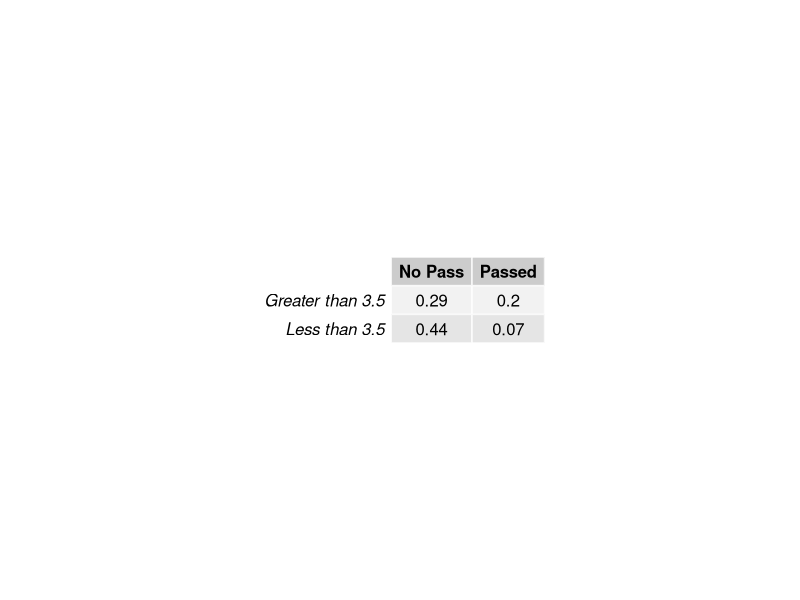
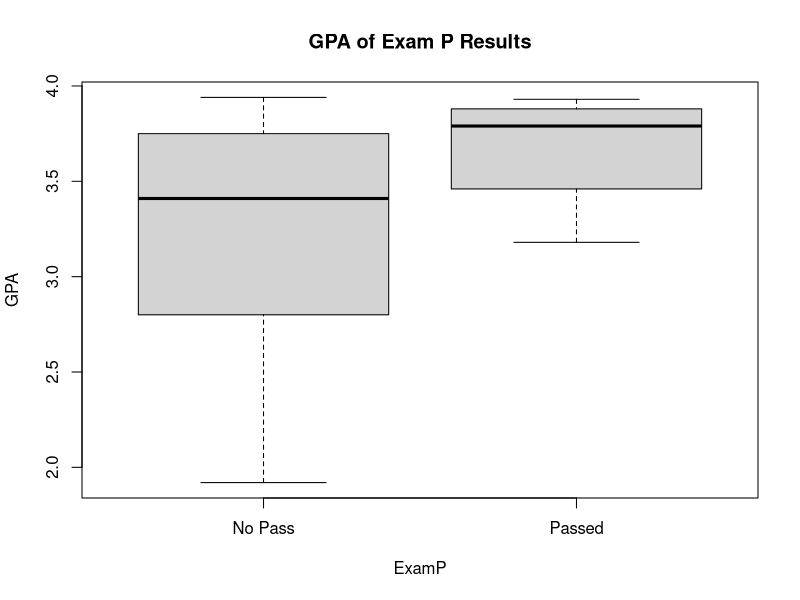
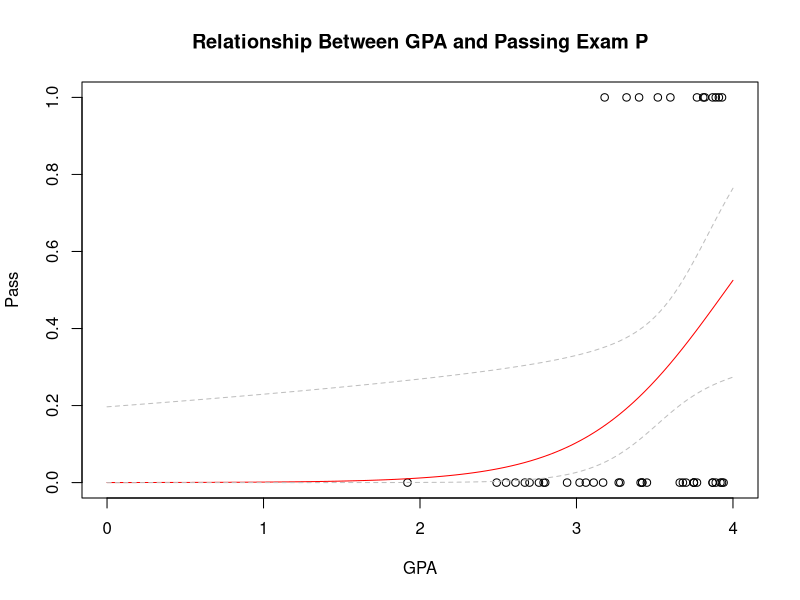

The R script that drew these images, in order:
#Exam P Analysis

#Data

ExamP <- read.csv(header = TRUE, text = '
Student,ExamP,GPA
2,No Pass,3.42
3,No Pass,3.93
4,No Pass,3.41
5,No Pass,3.75
6,Passed,3.18
7,No Pass,2.76
8,No Pass,3.68
9,No Pass,3.11
10,Passed,3.77
11,No Pass,3.06
12,No Pass,3.89
13,No Pass,3.28
14,Passed,3.82
15,No Pass,2.8
16,No Pass,3.45
17,No Pass,3.75
18,No Pass,3.7
19,No Pass,2.61
20,No Pass,3.17
21,Passed,3.93
22,No Pass,2.94
23,No Pass,2.49
24,No Pass,3.77
25,No Pass,2.7
26,Passed,3.4
27,No Pass,3.87
28,No Pass,2.55
29,Passed,3.81
30,No Pass,1.92
31,No Pass,2.79
32,No Pass,3.42
33,Passed,3.91
34,No Pass,3.94
35,Passed,3.6
36,Passed,3.89
37,No Pass,3.66
38,No Pass,3.02
39,Passed,3.87
40,No Pass,3.92
41,No Pass,3.27
42,Passed,3.32
43,Passed,3.52
44,No Pass,3.75
45,No Pass,3.87
46,No Pass,2.67
')

#EDA
ExamP$low <- ExamP$GPA <= 3.5
ExamP$low[ExamP$low] = "Less than 3.5"
ExamP$low[ExamP$low == FALSE] = "Greater than 3.5"
library(gridExtra)
grid.table(round(t(prop.table(table(ExamP$ExamP, ExamP$low))),2))
boxplot(GPA ~ ExamP, data = ExamP, main = "GPA of Exam P Results")

t(prop.table(table(ExamP$ExamP, ExamP$low)))
#Dr. Grimshaw's table
prop.table(table(ExamP$GPA >= 3.5, ExamP$ExamP),margin = 1)

# response variable

ExamP$Pass <- ifelse(ExamP$ExamP == "Passed",1,0)

#Logistic Regression Model
# log(P(pass|GPA) / P(notpass|GPA)) = beta0 + beta1GPA

out.examp <- glm(Pass~GPA, data = ExamP, family = "binomial")
summary(out.examp)

#For a one unit increase in GPA, we estimate the expected log odds of passing increases by 2.256

#Better for non statisticians
#For a one unit increase (for example moving from a B to an A) we estimate the odds of passing increases 9.54 times. (exp2.256)

#Does GPA have a statistically significant effect on passing?
#Test Ho: B1 = 0
#We use a Z test, because it is normally distributed.
#Also use a Likelihood Ratio Test, but we don't have Sigma, so we will use CHI square test.
#95% CI on B1

#Summary gives Z values

#Formal Conclusion
#We reject Ho: B1 = 0 in favor of Ha: B1 != 0 at ALPHA = 0.05

#Informal Conclusion
#GPA has a statistically significant effect on passing (p value = 0.0329)

#LRT or X^2 test of Ho: Beta1 = 0

reduced.examp <- glm(Pass~+1, data = ExamP, family = "binomial")
anova(reduced.examp, out.examp, test = "Chisq")

##Informal Conclusion
#GPA has a statistically significant effect on passing (p value = 0.01055)

#95% CI on B1 (log odds)
confint(out.examp)

#95% CI on odds (exp(beta1))
exp(confint(out.examp))[-1,]

#For a one unit increase (for example moving from a B to an A) we estimate the odds of passing increases 9.54 times.
# 95% CI 1.6, 111.8 (needs to be compared to e(0) not just zero. Confindence interval is still good but watch for that)

#Predict Probability of passing for students with GPA 3.25 and 3.85
predict(out.examp, newdata=data.frame(GPA = c(3.25,3.85)),type="response")

#Create a graphic of the logistic regression model that uses GPA to model passing
#Exam P. The graphic must include the data, the estimated logistic regression
#model, and the 95% confidence interval for P[Pass Exam P | GPA = x].

#data
plot(Pass~GPA , data = ExamP, xlim = c(0,4), main = "Relationship Between GPA and Passing Exam P")

#predictive probability
xstar <- seq(0,4,length=100)
phat <- predict(out.examp, newdata = data.frame(GPA = xstar), type = "response")
lines(xstar, phat, col = 'red')

#Confidence Bands
logit.hat <- predict(out.examp, newdata = data.frame(GPA = xstar), type = "link", se.fit = TRUE)
logit.L <- logit.hat$fit - 1.96 * logit.hat$se.fit
logit.U <- logit.hat$fit + 1.96 * logit.hat$se.fit
phat.L <- 1 / (1+exp(-logit.L))
phat.U <- 1 / (1+exp(-logit.U))
lines(xstar,phat.L, lty = 2, col = 'gray')
lines(xstar,phat.U, lty = 2, col = 'gray')
